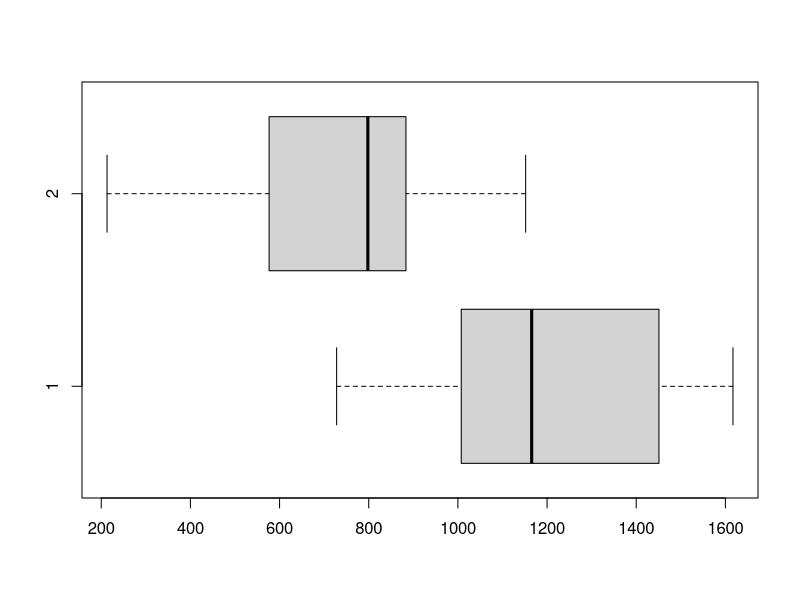
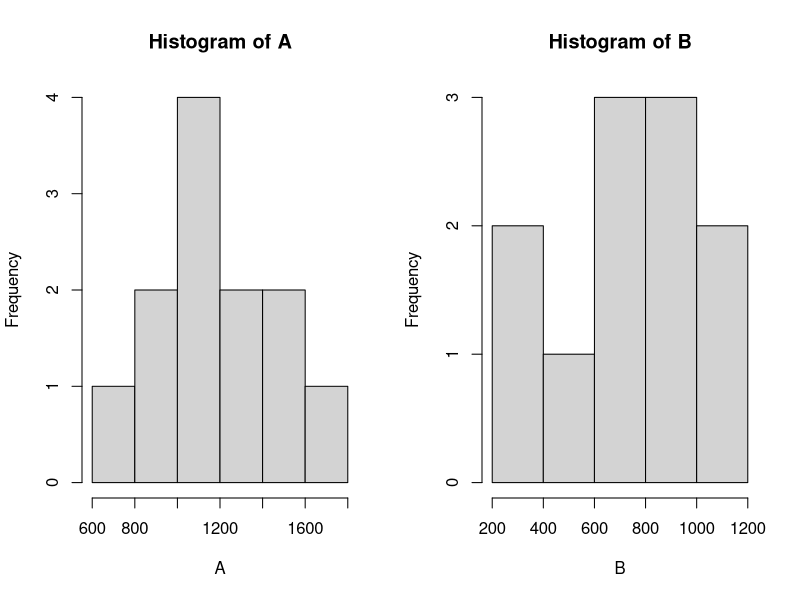
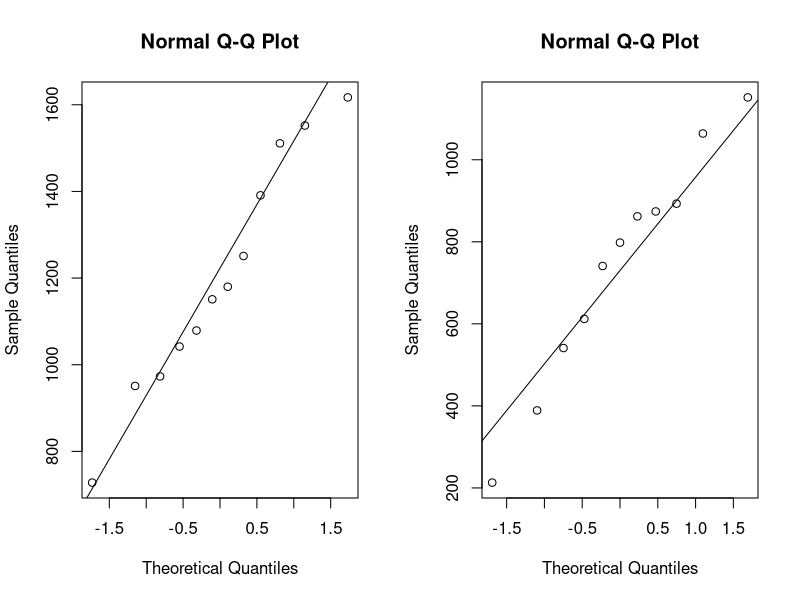

These figures' R source, in order:
library(stats)


#1.1
A <- c(1042, 1617,	1180,	973,	1552,	1251,	1151,	1511,	728, 1079,	951	, 1391)
B <- c(874,	389,	612,	798,	1152,	893,	541,	741,	1064,	862,	213)

summary(A)
summary(B)

#1.2
boxplot(A,B,horizontal = T)

par(mfrow=c(1,2))
hist(A)
hist(B)

#1.3
qqnorm(A)
qqline(A)
qqnorm(B)
qqline(B)

#3.1
abar<-mean(A)
sa2<-var(A)
n<-length(A)

bbar<-mean(B)
sb2<-var(B)
m<-length(B)

#3.2
sp2<- ((n-1)*sa2 + (m-1)*sb2) / (n+m-2)

#3.3
t<-(abar-bbar) / (sqrt(sp2)*sqrt(1/n + 1/m))
df<-n+m-2

#3.4
qt(0.025,df)
qt(0.975,df)

#3.5
SE<-(sqrt(sp2)*sqrt(1/n + 1/m))

#As t>2.079614 reject H0
Ci<-c((abar-bbar)-SE*qt(0.975,df),(abar-bbar)+SE*qt(0.975,df))

2*pt((abar-bbar), df,lower.tail = F)

#Copnclude the population means differ
#Equal variances- sa2 and sb2 within 10% so borderline

#4.1
t_2<- (abar-bbar) / sqrt(sa2/n + sb2/m)
df_2=min(n,m)-1

abs(t_2)>qt(0.975,df_2)
#so we still reject the null under unequal sa2 and sb2


#5.1
t.test(A,B,var.equal=TRUE)

t.test(A,B,var.equal=F)


